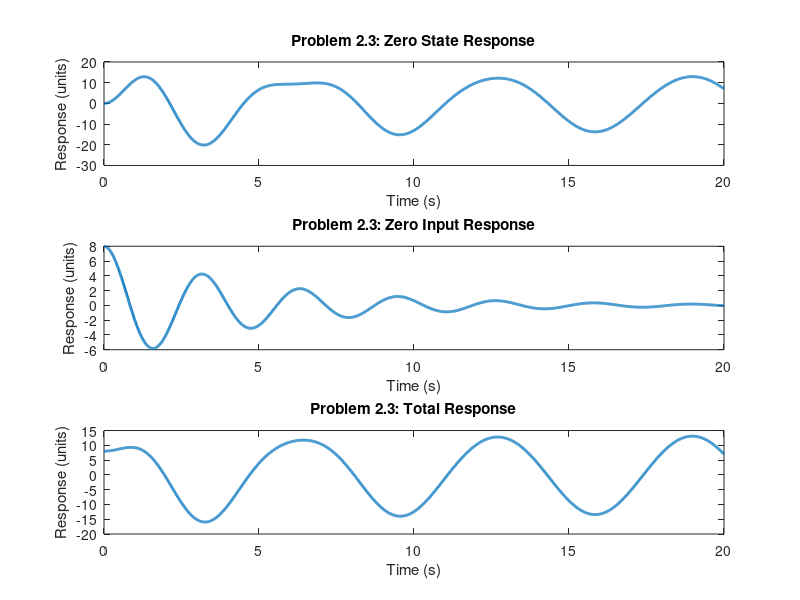

Source code (MATLAB):
%% RAHUL GOYAL | ME 506-02 | HW #2
clc;
clear all;
close all;



%% 2.2

% Plot
t = 0:0.01:20;

% Zero State Response
C_1 = -13.10;
C_2 = -2.194;
subplot(3, 1, 1);                       % 3 rows, one column, first graph
plot(t, exp(-0.2*t).*(C_1*cos(1.990*t)+C_2*sin(1.990*t))+13.10*cos(t)...
     +1.747*sin(t), 'LineWidth', 2);
title('Problem 2.2: Zero State Response');
xlabel('Time (s)');
ylabel('Response (units)');

% Zero Input Response
C_1 = 0;
C_2 = 4.020;
subplot(3, 1, 2);                       % 3 rows, one column, second graph
plot(t, exp(-0.2*t).*(C_1*cos(1.990*t)+C_2*sin(1.990*t)), 'LineWidth', 2);
title('Problem 2.2: Zero Input Response');
xlabel('Time (s)');
ylabel('Response (units)');

% Total Response
C_1 = -13.10;
C_2 = 1.826;
subplot(3, 1, 3);                       % 3 rows, one column, third graph
plot(t, exp(-0.2*t).*(C_1*cos(1.990*t)+C_2*sin(1.990*t))+13.10*cos(t)...
     +1.747*sin(t), 'LineWidth', 2);
title('Problem 2.2: Total Response');
xlabel('Time (s)');
ylabel('Response (units)');



%% 2.3

% Plot
t = 0:0.01:20;

% Zero State Response
C_1 = -13.10;
C_2 = -2.194;
subplot(3, 1, 1);                       % 3 rows, one column, first graph
plot(t, exp(-0.2*t).*(C_1*cos(1.990*t)+C_2*sin(1.990*t))+13.10*cos(t)...
     +1.747*sin(t), 'LineWidth', 2);
title('Problem 2.3: Zero State Response');
xlabel('Time (s)');
ylabel('Response (units)');

% Zero Input Response
C_1 = 8;
C_2 = 0.804;
subplot(3, 1, 2);                       % 3 rows, one column, second graph
plot(t, exp(-0.2*t).*(C_1*cos(1.990*t)+C_2*sin(1.990*t)), 'LineWidth', 2);
title('Problem 2.3: Zero Input Response');
xlabel('Time (s)');
ylabel('Response (units)');

% Total Response
C_1 = -5.100;
C_2 = -1.390;
subplot(3, 1, 3);                       % 3 rows, one column, third graph
plot(t, exp(-0.2*t).*(C_1*cos(1.990*t)+C_2*sin(1.990*t))+13.10*cos(t)...
     +1.747*sin(t), 'LineWidth', 2);
title('Problem 2.3: Total Response');
xlabel('Time (s)');
ylabel('Response (units)');